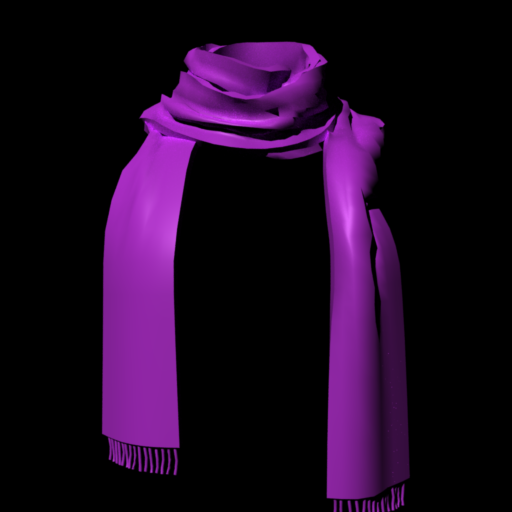
#> input picture dataset/renders/render_0000.png, 512 x 512 px; its folder holds only this picture in this run
$ python generate_sketches.py
#> lines starting #> are read from the running program, lines starting #| are printed output that depends on the picture; after the words box and inside, x2 and y2 are one past the last pixel; in counts of white or black regions, pixels touching at a corner belong together
"""
generate_sketches.py
--------------------
Stage 2 of the ControlNet dataset pipeline.

Responsibility: For every frame produced by generate_dataset.py, load the
beauty render AND the AO pass, then produce a "shaded sketch" image that
serves as the ControlNet conditioning input:

  dataset/renders/render_XXXX.png   ← beauty (Canny source)
  dataset/ao/ao_XXXX.png            ← ambient occlusion pass
        ↓
  dataset/conditioning/conditioning_XXXX.png   ← shaded sketch output

The shaded sketch is formed by:
  1. Canny edge detection on the beauty render  → crisp structural lines
  2. Inverted AO map                            → soft cloth-fold shadows
  3. cv2.max blend of both layers              → final conditioning image

Run generate_dataset.py first to produce the renders and AO maps.
"""

import cv2
import numpy as np
import os
import glob

# ---------------------------------------------------------------------------
# 1. PATH SETUP
# ---------------------------------------------------------------------------
BASE_DIR        = os.path.dirname(os.path.abspath(__file__))
DATASET_DIR     = os.path.join(BASE_DIR, "dataset")
RENDERS_DIR     = os.path.join(DATASET_DIR, "renders")
AO_DIR          = os.path.join(DATASET_DIR, "ao")
CONDITION_DIR   = os.path.join(DATASET_DIR, "conditioning")

os.makedirs(CONDITION_DIR, exist_ok=True)

# Canny thresholds — lower values detect more interior cloth-fold lines
CANNY_LOW  = 50
CANNY_HIGH = 150

# How strongly the AO shading layer blends in (0.0 = off, 1.0 = full weight)
AO_WEIGHT  = 0.6

# ---------------------------------------------------------------------------
# 2. DISCOVER FRAMES
# ---------------------------------------------------------------------------
render_files = sorted(glob.glob(os.path.join(RENDERS_DIR, "render_*.png")))

if not render_files:
    print(f"No renders found in {RENDERS_DIR}.")
    print("Please run  python generate_dataset.py  first.")
    raise SystemExit(1)

print(f"Found {len(render_files)} render(s). Generating shaded sketches...\n")

processed = 0
skipped   = 0

# ---------------------------------------------------------------------------
# 3. PROCESSING LOOP
# ---------------------------------------------------------------------------
for render_path in render_files:
    basename  = os.path.basename(render_path)           # render_0000.png
    frame_str = basename.replace("render_", "").replace(".png", "")  # 0000
    ao_path   = os.path.join(AO_DIR,       f"ao_{frame_str}.png")
    out_path  = os.path.join(CONDITION_DIR, f"conditioning_{frame_str}.png")

    # ---- Load images with error handling ----
    beauty_bgr = cv2.imread(render_path)
#> beauty_bgr is the input picture: shape (512, 512, 3); mean B, G, R 35.1, 8.1, 30.2
    ao_gray    = cv2.imread(ao_path, cv2.IMREAD_GRAYSCALE)

    if beauty_bgr is None:
        print(f"  [ERROR] Could not load beauty render: {render_path}  — skipping.")
        skipped += 1
        continue
    if ao_gray is None:
        print(f"  [WARNING] Could not load AO map: {ao_path}  — falling back to Canny-only.")

    # ---- Step 1: Canny edge map (white lines on black background) ----
    beauty_gray    = cv2.cvtColor(beauty_bgr, cv2.COLOR_BGR2GRAY)
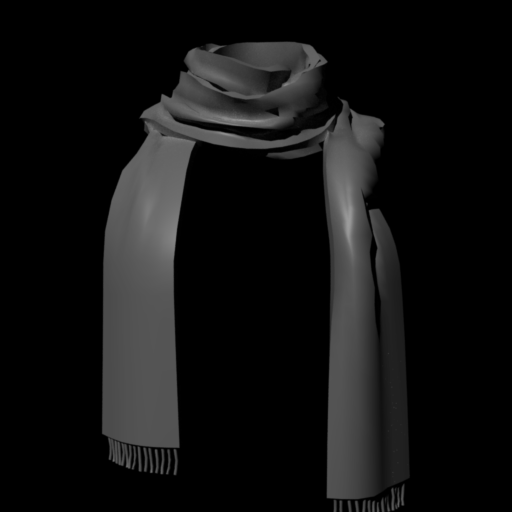
#> beauty_gray: shape (512, 512); min 0, max 156, mean 17.8
    beauty_blurred = cv2.GaussianBlur(beauty_gray, (5, 5), 0)
    canny_edges    = cv2.Canny(beauty_blurred, CANNY_LOW, CANNY_HIGH)
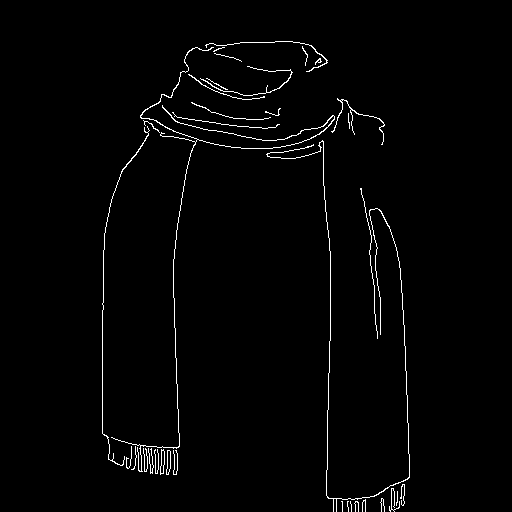
#> canny_edges: shape (512, 512); 1.6% white in thin lines or dots, all inside (x1, y1, x2, y2) = (102, 41, 410, 512)
    # Result: uint8 [0 or 255], crisp structural lines ✓

    # ---- Step 2: Process AO pass → soft shadow shading layer ----
    if ao_gray is not None:
        # Raw AO:  bright = flat/unoccluded,  dark = deep fold
        # Invert so deep folds become bright (matches sketch convention)
        ao_inverted = cv2.bitwise_not(ao_gray)
        ao_shading  = (ao_inverted.astype(np.float32) * AO_WEIGHT).astype(np.uint8)
    else:
        ao_shading = np.zeros_like(canny_edges)   # no shading, lines only

    # ---- Step 3: Blend — take the brightest pixel from either layer ----
    # cv2.max ensures Canny lines are never dimmed by the shading layer
    shaded_sketch = cv2.max(canny_edges, ao_shading)

    # ---- Step 4: Save conditioning image ----
    cv2.imwrite(out_path, shaded_sketch)
    print(f"  [frame {frame_str}] ✓  {out_path}")
    processed += 1

# ---------------------------------------------------------------------------
# 4. SUMMARY
# ---------------------------------------------------------------------------
print(f"\n✓ Done!  {processed} conditioning image(s) saved to {CONDITION_DIR}")
if skipped:
    print(f"  ⚠  {skipped} frame(s) skipped due to missing render files.")

$ run again, on dataset/renders/render_0005.png
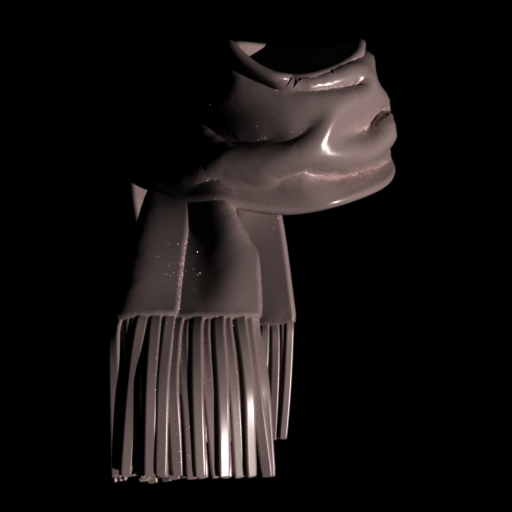
#> input picture dataset/renders/render_0005.png, 512 x 512 px
#> beauty_bgr is the input picture: shape (512, 512, 3); mean B, G, R 18.4, 18.9, 22.4
#> `beauty_blurred = cv2.GaussianBlur(beauty_gray, (5, 5), 0)`:
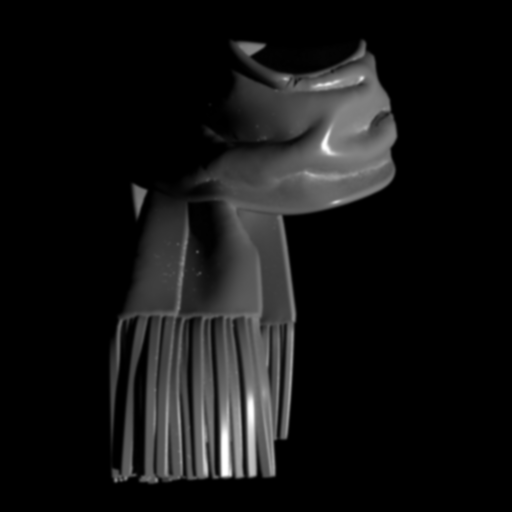
#> beauty_blurred: shape (512, 512); min 0, max 255, mean 19.9
#> `canny_edges    = cv2.Canny(beauty_blurred, CANNY_LOW, CANNY_HIGH)`:
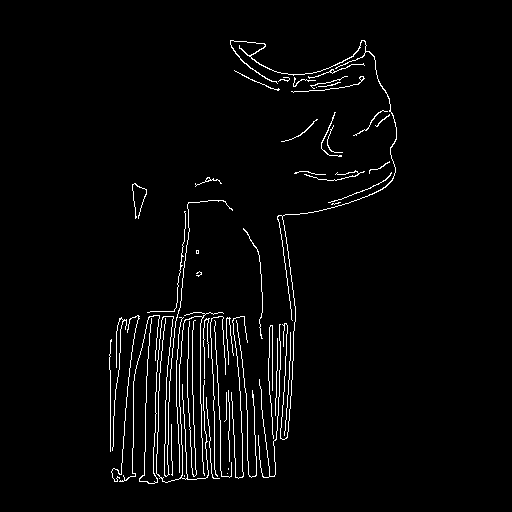
#> canny_edges: shape (512, 512); 2.8% white in thin lines or dots, all inside (x1, y1, x2, y2) = (109, 40, 397, 484)

$ run again, on dataset/renders/render_0001.png
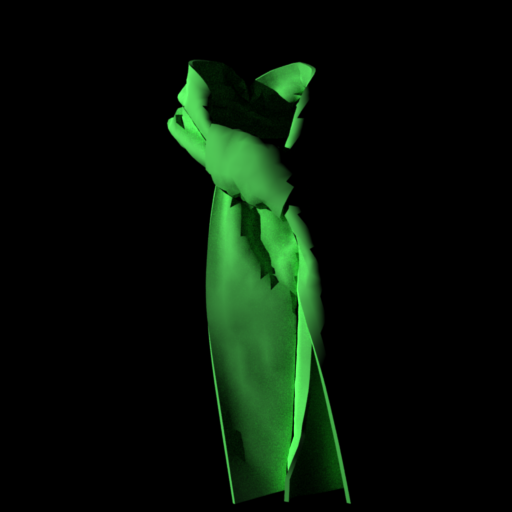
#> input picture dataset/renders/render_0001.png, 512 x 512 px
#> beauty_bgr is the input picture: shape (512, 512, 3); mean B, G, R 7.5, 19.7, 7
#> `beauty_gray    = cv2.cvtColor(beauty_bgr, cv2.COLOR_BGR2GRAY)`:
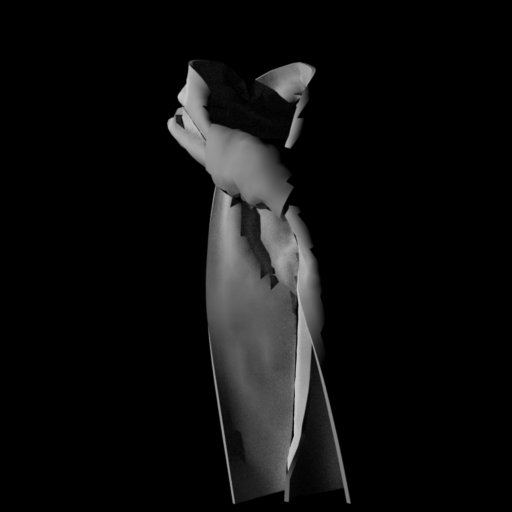
#> beauty_gray: shape (512, 512); min 0, max 194, mean 14.5
#> `canny_edges    = cv2.Canny(beauty_blurred, CANNY_LOW, CANNY_HIGH)`:
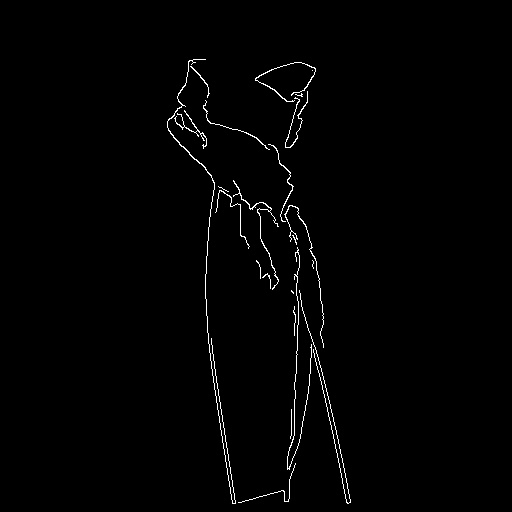
#> canny_edges: shape (512, 512); 1.1% white in thin lines or dots, all inside (x1, y1, x2, y2) = (167, 59, 351, 504)
